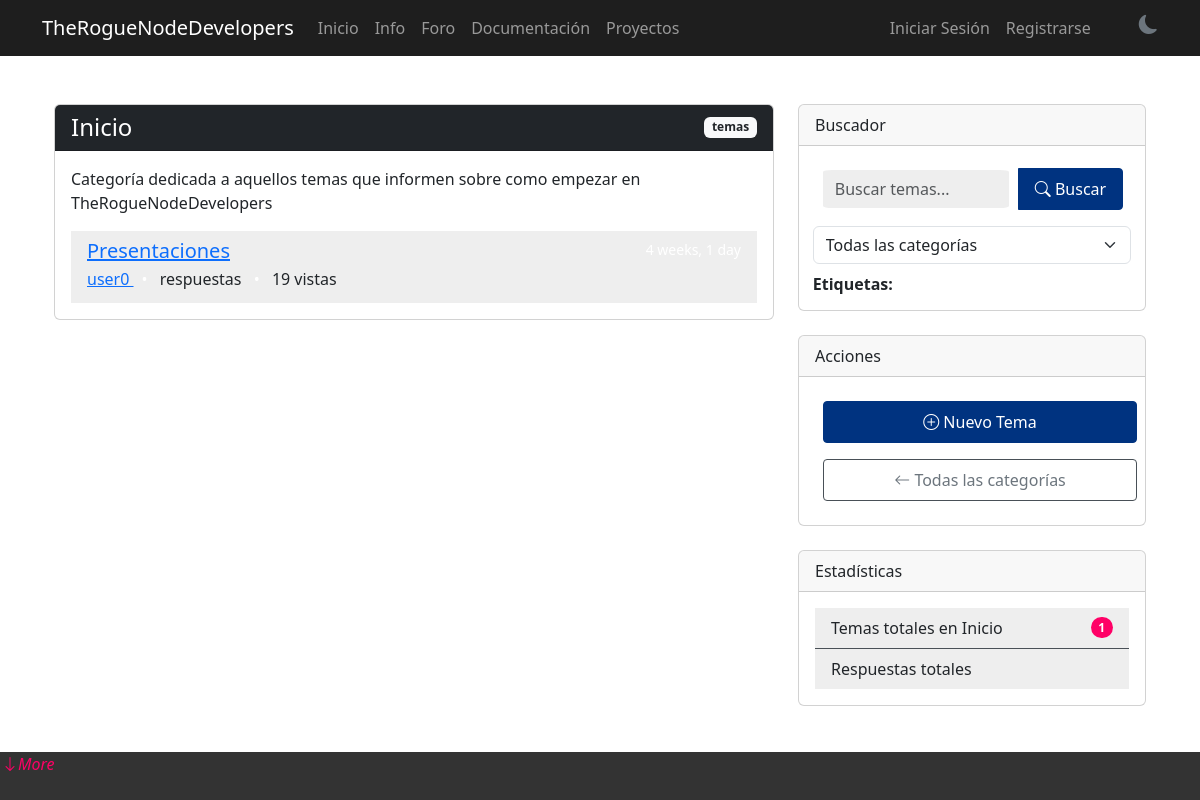
The page /forum/category/inicio/ on the database its author committed.
### forum/models.py (models this page shows, shortened)
class Category(models.Model):
    name = models.CharField(max_length=100, unique=True)
    slug = models.SlugField(max_length=120, unique=True)
    description = models.TextField(blank=True)
    created_at = models.DateTimeField(auto_now_add=True)
    updated_at = models.DateTimeField(auto_now=True)
    class Meta:
        verbose_name_plural = "Categories"
        ordering = ['name']

class Topic(models.Model):
    tags = models.ManyToManyField(Tag, blank=True)
    title = models.CharField(max_length=200)
    slug = models.SlugField(max_length=220, unique=True)
    content = models.TextField()
    author = models.ForeignKey(CustomUser, on_delete=models.CASCADE, related_name='topics')
    category = models.ForeignKey(Category, on_delete=models.CASCADE, related_name='topics')
    views = models.PositiveIntegerField(default=0)
    is_pinned = models.BooleanField(default=False)
    is_closed = models.BooleanField(default=False)
    created_at = models.DateTimeField(auto_now_add=True)
    updated_at = models.DateTimeField(auto_now=True)
    class Meta:
        ordering = ['-is_pinned', '-created_at']

### accounts/models.py (models this page shows, shortened)
class CustomUser(AbstractUser):
    email = models.EmailField(_('email address'), unique=True)
    bio = models.TextField(_('biography'), max_length=500, blank=True)
    avatar = models.ImageField(
        upload_to='avatars/',
        blank=True,
        null=True,
        default='avatars/default.png'
    )
    role = models.CharField(max_length=100, blank=True)
    github_profile = models.URLField(blank=True)
    USERNAME_FIELD = 'email'
    REQUIRED_FIELDS = ['username']
    class Meta:
        verbose_name = _('user')
        verbose_name_plural = _('users')

### forum/views.py (the view)
# urls.py: path('category/<slug:slug>/', views.CategoryDetailView.as_view(), name='category_detail'),
class CategoryDetailView(DetailView):
    model = Category
    template_name = 'forum/category_detail.html'
    slug_url_kwarg = 'slug'
    context_object_name = 'category'
    def get_context_data(self, **kwargs):
        context = super().get_context_data(**kwargs)
        context['topics'] = self.object.topics.all()
        return context

### forum/templates/forum/category_detail.html (shortened to what this page needs)
{% extends "forum/base_forum.html" %}
{% block forum_content %}
                <div class="card"">
                    <div class="card-header bg-dark text-white">
                        <div class="d-flex justify-content-between align-items-center">
                            <h4 class="mb-0">{{ category.name }}</h4>
                            <span class="badge bg-light text-dark">
                                {{ topics.paginator.count }} temas
                            </span>
                        </div>
                    </div>
                    <div class="card-body">
                        <p class="card-text">{{ category.description }}</p>
                        {% if topics %}
                        <div class="list-group list-group-flush">
                            {% for topic in topics %}
                            <div class="list-group-item">
                                <div class="d-flex w-100 justify-content-between">
                                    <h5 class="mb-1">
                                        <a href="{% url 'forum:topic_detail' topic.slug %}">{{ topic.title }}</a>
                                    </h5>
                                    <small class="text-muted">{{ topic.created_at|timesince }}</small>
                                </div>
                                <p class="mb-1">
                                    <a href="">
                                        {{ topic.author.username }}
                                    </a>
                                    <span class="text-muted mx-2">•</span>
                                    {{ topic.post_count }} respuestas
                                    <span class="text-muted mx-2">•</span>
                                    {{ topic.views }} vistas
                                </p>
                            </div>
                            {% endfor %}
                        </div>
                        {% endif %}
                    </div>
                </div>
{% endblock %}
{% block stats %}
<div class="card-body">
    <ul class="list-group list-group-flush">
        <li class="list-group-item d-flex justify-content-between align-items-center">
            Temas totales en {{category.name}}
            <span class="badge bg-primary rounded-pill">{{ category.topics.count }}</span>
        </li>
        <li class="list-group-item d-flex justify-content-between align-items-center">
            Respuestas totales
        </li>
    </ul>
</div>
{% endblock %}

### TheRogueNodeDevelopers/static/css/styles.css (style rules this page uses)
[data-theme="light"] { --primary-bg: #fff; --secondary-bg: #1e1e1e; --text-color: #212529; --accent-color: #ff0066; --card-bg: #eee; --border-color: #495057; --bs-btn-bg: #ff0066; --title-color: #003380; }
body { background-color: var(--primary-bg); color: var(--text-color); transition: background-color 0.3s ease, color 0.3s ease; }
.card { z-index: 1; }
[data-theme="light"] .list-group-item { background-color: var(--card-bg); border-color: var(--border-color); }
.text-muted { color: var(--primary-bg) !important; }
body { margin: 0; margin-bottom: 5%; display: flex; flex-direction: column; justify-content: flex-end; }
.rounded-pill { background-color: var(--accent-color) !important; }
.list-group-item h5 { color: var(--title-color); }

### rows shown on the page
Category: name "Inicio", description "Categoría dedicada a aquellos temas que informen sobre como empezar en TheRogueNodeDevelopers", topics.count "1"
Topic: title "Presentaciones", author.username "user0", views "19"
